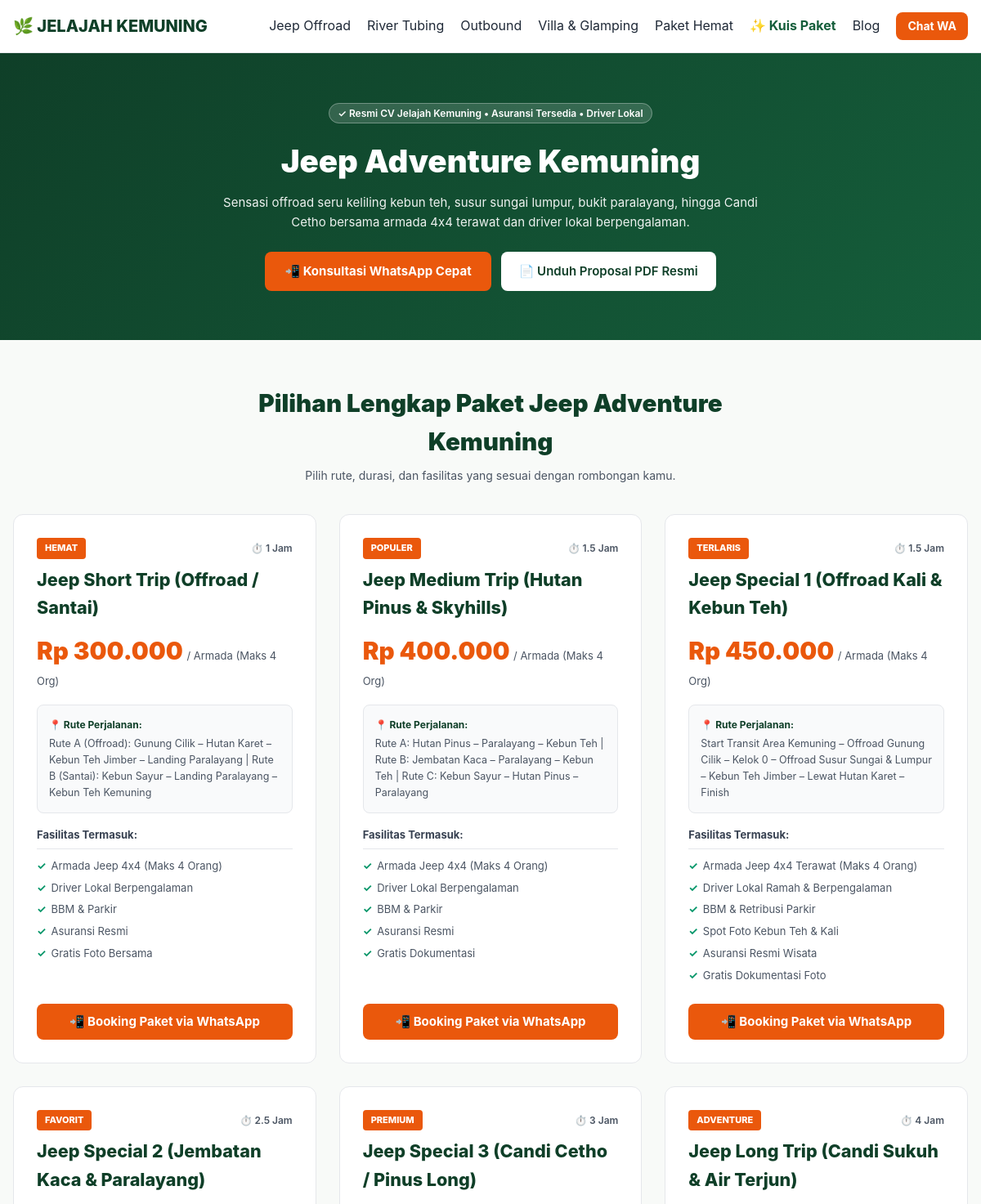
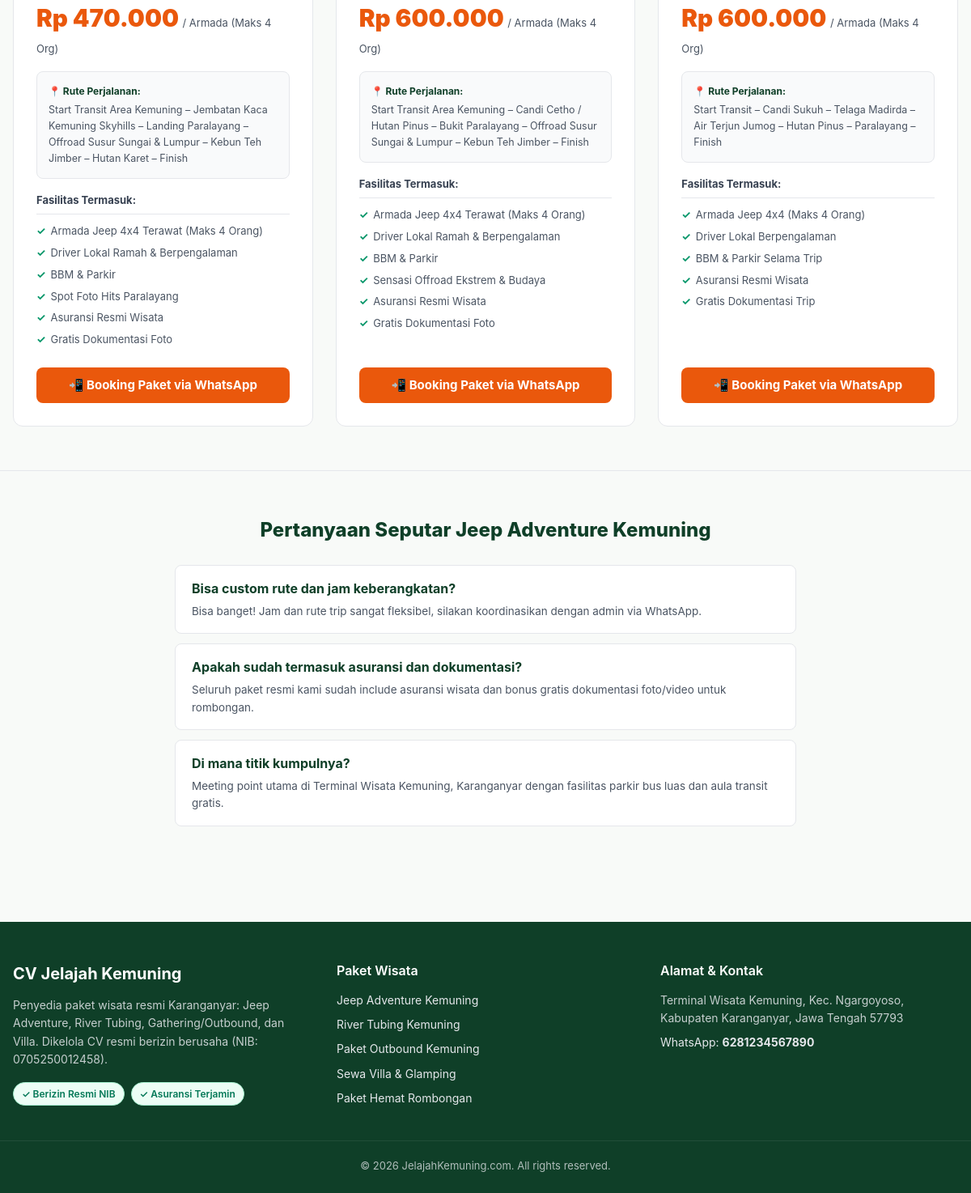
Page /jeep-adventure-kemuning/ on the committed database (2 pictures, top to bottom).
### tables this page shows
CREATE TABLE IF NOT EXISTS categories (
    id INTEGER PRIMARY KEY AUTO_INCREMENT,
    name VARCHAR(100) NOT NULL,
    slug VARCHAR(100) NOT NULL UNIQUE,
    description TEXT NULL,
    icon VARCHAR(50) DEFAULT 'fas fa-map-marked-alt',
    created_at TIMESTAMP DEFAULT CURRENT_TIMESTAMP
);

CREATE TABLE IF NOT EXISTS packages (
    id INTEGER PRIMARY KEY AUTO_INCREMENT,
    category_id INTEGER NOT NULL,
    name VARCHAR(200) NOT NULL,
    slug VARCHAR(200) NOT NULL UNIQUE,
    price INTEGER NOT NULL DEFAULT 0,
    price_strike INTEGER DEFAULT 0,
    price_type VARCHAR(50) DEFAULT 'per_orang',
    min_participants INTEGER DEFAULT 1,
    duration VARCHAR(100) NULL,
    badge VARCHAR(50) NULL,
    summary TEXT NULL,
    inclusions TEXT NULL,
    exclusions TEXT NULL,
    itinerary TEXT NULL,
    thumbnail VARCHAR(255) NULL,
    is_active INTEGER DEFAULT 1,
    sort_order INTEGER DEFAULT 0,
    created_at TIMESTAMP DEFAULT CURRENT_TIMESTAMP
);

CREATE TABLE IF NOT EXISTS settings (
    setting_key VARCHAR(100) PRIMARY KEY,
    setting_value TEXT NULL
);

### app/Controllers/PackageController.php (called while the page is built, shortened)
<?php
class PackageController {
    public function getPackageData(string $slug): array {
        $db = Database::getInstance()->getConnection();
        $stmt = $db->prepare("SELECT * FROM categories WHERE slug = :s LIMIT 1");
        $stmt->execute([':s' => $slug]);
        $category = $stmt->fetch(PDO::FETCH_ASSOC);
        $stmt = $db->prepare("SELECT * FROM packages WHERE category_id = :cid AND is_active = 1 ORDER BY sort_order ASC, price ASC");
        $stmt->execute([':cid' => $category['id']]);
        $packages = $stmt->fetchAll(PDO::FETCH_ASSOC);
        return ['category' => $category, 'packages' => $packages];
    }
    public function parseInclusions(?string $inclusions): array {
        $lines = preg_split('/\r\n|\r|\n/', trim($inclusions));
        return array_values(array_filter(array_map('trim', $lines)));
    }
    public function showBySlug(string $slug): void {
        $data = $this->getPackageData($slug);
        $category = $data['category'];
        $packages = $data['packages'];
        require __DIR__ . '/../Views/layouts/header.php';
        require __DIR__ . '/../Views/package-detail.php';
        require __DIR__ . '/../Views/layouts/footer.php';
    }
}

### app/Helpers.php (called while the page is built, shortened)
<?php
class Helpers {
    public static function formatRupiah(int $amount): string {
        return 'Rp ' . number_format($amount, 0, ',', '.');
    }
    public static function getSetting(string $key, string $default = ''): string {
        try {
            $db = Database::getInstance()->getConnection();
            $stmt = $db->prepare("SELECT setting_value FROM settings WHERE setting_key = :k LIMIT 1");
            $stmt->execute([':k' => $key]);
            $val = $stmt->fetchColumn();
            return ($val !== false && $val !== null) ? (string)$val : $default;
        } catch (\Throwable $e) {
            return $default;
        }
    }
    public static function generateWaLink(string $package = '', string $details = ''): string {
        $phone = self::getSetting('no_wa_1', defined('DEFAULT_WA') ? DEFAULT_WA : '6281234567890');
        $text = "Halo Admin Jelajah Kemuning, saya mau konsultasi";
        if (!empty($package)) {
            $text .= " mengenai *$package*";
        }
        if (!empty($details)) {
            $text .= " ($details)";
        }
        $text .= ". Mohon info ketersediaan tanggal dan rincian lengkapnya. Terima kasih!";
        return "https://wa.me/" . preg_replace('/[^0-9]/', '', $phone) . "?text=" . urlencode($text);
    }
    public static function sanitize(string $input): string {
        return htmlspecialchars(trim($input), ENT_QUOTES, 'UTF-8');
    }
}

### app/Views/package-detail.php (the view, shortened to what this page needs)
<div style="background:linear-gradient(135deg, var(--primary) 0%, var(--primary-light) 100%); color:#fff; padding:60px 0;">
    <div class="container" style="text-align:center;">
        <span class="badge-trust" style="background:rgba(255,255,255,0.15); color:#fff; border-color:rgba(255,255,255,0.3);">✓ Resmi CV Jelajah Kemuning • Asuransi Tersedia • Driver Lokal</span>
        <h1 style="font-size:2.4rem; font-weight:900; margin:16px 0 8px;"><?= Helpers::sanitize($category['name']) ?></h1>
        <p style="max-width:700px; margin:0 auto; opacity:0.92; font-size:15px; line-height:1.6;">
            <?= Helpers::sanitize($category['description'] ?? 'Penyedia paket wisata resmi Karanganyar dengan rute terbaik dan fasilitas terlengkap.') ?>
        </p>
        <div style="margin-top:24px; display:flex; justify-content:center; gap:12px; flex-wrap:wrap;">
            <a href="<?= Helpers::generateWaLink($category['name']) ?>" class="btn-accent" style="font-size:15px; padding:12px 24px;">
                📲 Konsultasi WhatsApp Cepat
            </a>
            <a href="/proposal/" class="btn-primary" style="background:#fff; color:var(--primary); font-size:15px; padding:12px 22px;">
                📄 Unduh Proposal PDF Resmi
            </a>
        </div>
    </div>
</div>
<div class="container" style="padding:54px 16px;">
    <div style="text-align:center; max-width:700px; margin:0 auto 36px;">
        <h2 style="font-size:1.85rem; font-weight:900; color:var(--primary); margin-bottom:6px;">
            Pilihan Lengkap Paket <?= Helpers::sanitize($category['name']) ?>
        </h2>
        <p style="color:var(--text-muted); font-size:14px;">Pilih rute, durasi, dan fasilitas yang sesuai dengan rombongan kamu.</p>
    </div>
    <div style="display:grid; grid-template-columns:repeat(auto-fit, minmax(320px, 1fr)); gap:28px;">
        <?php foreach ($packages as $pkg): ?>
        <div class="card-package" style="padding:28px; display:flex; flex-direction:column; justify-content:space-between;">
            <div>
                <div style="display:flex; justify-content:space-between; align-items:center; margin-bottom:8px;">
                    <?php if (!empty($pkg['badge'])): ?>
                    <span style="background:var(--accent); color:#fff; font-size:11px; font-weight:800; padding:4px 10px; border-radius:4px;">
                        <?= Helpers::sanitize($pkg['badge']) ?>
                    </span>
                    <?php else: ?>
                    <span style="background:#ECFDF5; color:#047857; font-size:11px; font-weight:700; padding:4px 8px; border-radius:4px;">
                        TERSEDIA
                    </span>
                    <?php endif; ?>
                    <?php if (!empty($pkg['duration'])): ?>
                    <span style="font-size:12px; font-weight:600; color:var(--text-muted);">⏱️ <?= Helpers::sanitize($pkg['duration']) ?></span>
                    <?php endif; ?>
                </div>
                <h3 style="font-size:1.35rem; font-weight:800; color:var(--primary); margin:8px 0;"><?= Helpers::sanitize($pkg['name']) ?></h3>
                <div style="margin:12px 0 16px;">
                    <span style="font-size:1.85rem; font-weight:900; color:var(--accent);"><?= Helpers::formatRupiah($pkg['price']) ?></span>
                    <span style="font-size:13px; color:var(--text-muted);">/ <?= $pkg['price_type'] === 'per_armada' ? 'Armada (Maks 4 Org)' : 'Orang' ?></span>
                </div>
                <?php if (!empty($pkg['itinerary'])): ?>
                <div style="background:#F9FAFB; border:1px solid #E5E7EB; border-radius:8px; padding:14px; margin-bottom:16px;">
                    <div style="font-size:12px; font-weight:700; color:var(--primary); margin-bottom:4px;">📍 Rute Perjalanan:</div>
                    <div style="font-size:12.5px; color:#4B5563; line-height:1.6;"><?= nl2br(Helpers::sanitize($pkg['itinerary'])) ?></div>
                </div>
                <?php endif; ?>
                <h4 style="font-size:13px; font-weight:700; color:#374151; margin-top:14px; border-bottom:1px solid var(--border); padding-bottom:6px;">Fasilitas Termasuk:</h4>
                <ul style="list-style:none; margin-top:10px; font-size:13px; display:flex; flex-direction:column; gap:6px; color:#4B5563;">
                    <?php
                    $incList = (new PackageController())->parseInclusions($pkg['inclusions'] ?? '');
                    if (empty($incList)): ?>
                        <li style="color:var(--text-muted);">Fasilitas lengkap standar CV Jelajah Kemuning.</li>
                    <?php else:
                        foreach ($incList as $inc): ?>
                        <li style="display:flex; align-items:flex-start; gap:6px;">
                            <span style="color:#059669; font-weight:bold;">✓</span> <span><?= Helpers::sanitize($inc) ?></span>
                        </li>
                    <?php endforeach; endif; ?>
                </ul>
            </div>
            <div style="margin-top:24px;">
                <a href="<?= Helpers::generateWaLink($pkg['name'], Helpers::formatRupiah($pkg['price'])) ?>" class="btn-accent" style="width:100%; justify-content:center; font-size:15px;">
                    📲 Booking Paket via WhatsApp
                </a>
            </div>
        </div>
        <?php endforeach; ?>
    </div>
</div>
<div style="background:#F8FAF8; border-top:1px solid var(--border); padding:54px 0;">
    <div class="container" style="max-width:800px;">
        <h3 style="text-align:center; font-size:1.5rem; font-weight:800; color:var(--primary); margin-bottom:24px;">
            Pertanyaan Seputar <?= Helpers::sanitize($category['name']) ?>
        </h3>
        <div style="display:flex; flex-direction:column; gap:12px;">
            <div style="background:#fff; border:1px solid var(--border); border-radius:8px; padding:16px 20px;">
                <div style="font-weight:700; color:var(--primary); margin-bottom:4px;">Bisa custom rute dan jam keberangkatan?</div>
                <div style="font-size:13.5px; color:var(--text-muted);">Bisa banget! Jam dan rute trip sangat fleksibel, silakan koordinasikan dengan admin via WhatsApp.</div>
            </div>
            <div style="background:#fff; border:1px solid var(--border); border-radius:8px; padding:16px 20px;">
                <div style="font-weight:700; color:var(--primary); margin-bottom:4px;">Apakah sudah termasuk asuransi dan dokumentasi?</div>
                <div style="font-size:13.5px; color:var(--text-muted);">Seluruh paket resmi kami sudah include asuransi wisata dan bonus gratis dokumentasi foto/video untuk rombongan.</div>
            </div>
            <div style="background:#fff; border:1px solid var(--border); border-radius:8px; padding:16px 20px;">
                <div style="font-weight:700; color:var(--primary); margin-bottom:4px;">Di mana titik kumpulnya?</div>
                <div style="font-size:13.5px; color:var(--text-muted);">Meeting point utama di Terminal Wisata Kemuning, Karanganyar dengan fasilitas parkir bus luas dan aula transit gratis.</div>
            </div>
        </div>
    </div>
</div>

### app/Views/layouts/footer.php (shortened to what this page needs)
<footer style="background:#0F3F28; color:#E5E7EB; padding:48px 0 24px; margin-top:64px;">
    <div class="container" style="display:grid; grid-template-columns:repeat(auto-fit, minmax(250px, 1fr)); gap:32px;">
        <div>
            <h3 style="color:#fff; font-size:1.25rem; font-weight:700; margin-bottom:12px;">CV Jelajah Kemuning</h3>
            <p style="font-size:14px; opacity:0.85; line-height:1.6;">Penyedia paket wisata resmi Karanganyar: Jeep Adventure, River Tubing, Gathering/Outbound, dan Villa. Dikelola CV resmi berizin berusaha (NIB: <?= Helpers::getSetting('nib', defined('CV_NIB') ? CV_NIB : '0705250012458') ?>).</p>
            <div style="margin-top:16px; display:flex; gap:8px; flex-wrap:wrap;">
                <span class="badge-trust">✓ Berizin Resmi NIB</span>
                <span class="badge-trust">✓ Asuransi Terjamin</span>
            </div>
        </div>
        <div>
            <h4 style="color:#fff; font-size:1rem; font-weight:600; margin-bottom:12px;">Paket Wisata</h4>
            <ul style="list-style:none; font-size:14px; display:flex; flex-direction:column; gap:8px;">
                <li><a href="/jeep-adventure-kemuning/">Jeep Adventure Kemuning</a></li>
                <li><a href="/river-tubing-kemuning/">River Tubing Kemuning</a></li>
                <li><a href="/paket-outbound-kemuning/">Paket Outbound Kemuning</a></li>
                <li><a href="/villa-glamping-kemuning/">Sewa Villa & Glamping</a></li>
                <li><a href="/paket-hemat-jeep-kemuning/">Paket Hemat Rombongan</a></li>
            </ul>
        </div>
        <div>
            <h4 style="color:#fff; font-size:1rem; font-weight:600; margin-bottom:12px;">Alamat & Kontak</h4>
            <p style="font-size:14px; opacity:0.85;">Terminal Wisata Kemuning, Kec. Ngargoyoso, Kabupaten Karanganyar, Jawa Tengah 57793</p>
            <p style="font-size:14px; margin-top:8px;">WhatsApp: <strong><?= Helpers::getSetting('no_wa_1', defined('DEFAULT_WA') ? DEFAULT_WA : '081234567890') ?></strong></p>
        </div>
    </div>
    <div class="container" style="margin-top:40px; padding-top:20px; border-top:1px solid rgba(255,255,255,0.1); text-align:center; font-size:13px; opacity:0.75;">
        &copy; <?= date('Y') ?> JelajahKemuning.com. All rights reserved.
    </div>
</footer>
</body>
</html>

### rows in the picture
categories: name "Jeep Adventure Kemuning", description "Sensasi offroad seru keliling kebun teh, susur sungai lumpur, bukit paralayang, hingga Candi Cetho bersama armada 4x4 terawat dan driver lokal berpengalaman."
packages: badge "HEMAT", duration "1 Jam", name "Jeep Short Trip (Offroad / Santai)", price "Rp 300.000", price_type "Armada (Maks 4 Org)", itinerary "Rute A (Offroad): Gunung Cilik – Hutan Karet – Kebun Teh Jimber – Landing Paralayang | Rute B (Santai): Kebun Sayur – Landing Paralayang – Kebun Teh Kemuning", inclusions "Armada Jeep 4x4 (Maks 4 Orang)", inclusions "Driver Lokal Berpengalaman", inclusions "BBM & Parkir", inclusions "Asuransi Resmi", inclusions "Gratis Foto Bersama"
packages: badge "POPULER", duration "1.5 Jam", name "Jeep Medium Trip (Hutan Pinus & Skyhills)", price "Rp 400.000", price_type "Armada (Maks 4 Org)", itinerary "Rute A: Hutan Pinus – Paralayang – Kebun Teh | Rute B: Jembatan Kaca – Paralayang – Kebun Teh | Rute C: Kebun Sayur – Hutan Pinus – Paralayang", inclusions "Armada Jeep 4x4 (Maks 4 Orang)", inclusions "Driver Lokal Berpengalaman", inclusions "BBM & Parkir", inclusions "Asuransi Resmi", inclusions "Gratis Dokumentasi"
packages: badge "TERLARIS", duration "1.5 Jam", name "Jeep Special 1 (Offroad Kali & Kebun Teh)", price "Rp 450.000", price_type "Armada (Maks 4 Org)", itinerary "Start Transit Area Kemuning – Offroad Gunung Cilik – Kelok 0 – Offroad Susur Sungai & Lumpur – Kebun Teh Jimber – Lewat Hutan Karet – Finish", inclusions "Armada Jeep 4x4 Terawat (Maks 4 Orang)", inclusions "Driver Lokal Ramah & Berpengalaman", inclusions "BBM & Retribusi Parkir", inclusions "Spot Foto Kebun Teh & Kali", inclusions "Asuransi Resmi Wisata", inclusions "Gratis Dokumentasi Foto"
packages: badge "FAVORIT", duration "2.5 Jam", name "Jeep Special 2 (Jembatan Kaca & Paralayang)", price "Rp 470.000", price_type "Armada (Maks 4 Org)", itinerary "Start Transit Area Kemuning – Jembatan Kaca Kemuning Skyhills – Landing Paralayang – Offroad Susur Sungai & Lumpur – Kebun Teh Jimber – Hutan Karet – Finish", inclusions "Armada Jeep 4x4 Terawat (Maks 4 Orang)", inclusions "Driver Lokal Ramah & Berpengalaman", inclusions "BBM & Parkir", inclusions "Spot Foto Hits Paralayang", inclusions "Asuransi Resmi Wisata", inclusions "Gratis Dokumentasi Foto"
packages: badge "PREMIUM", duration "3 Jam", name "Jeep Special 3 (Candi Cetho / Pinus Long)", price "Rp 600.000", price_type "Armada (Maks 4 Org)", itinerary "Start Transit Area Kemuning – Candi Cetho / Hutan Pinus – Bukit Paralayang – Offroad Susur Sungai & Lumpur – Kebun Teh Jimber – Finish", inclusions "Armada Jeep 4x4 Terawat (Maks 4 Orang)", inclusions "Driver Lokal Ramah & Berpengalaman", inclusions "BBM & Parkir", inclusions "Sensasi Offroad Ekstrem & Budaya", inclusions "Asuransi Resmi Wisata", inclusions "Gratis Dokumentasi Foto"
packages: badge "ADVENTURE", duration "4 Jam", name "Jeep Long Trip (Candi Sukuh & Air Terjun)", price "Rp 600.000", price_type "Armada (Maks 4 Org)", itinerary "Start Transit – Candi Sukuh – Telaga Madirda – Air Terjun Jumog – Hutan Pinus – Paralayang – Finish", inclusions "Armada Jeep 4x4 (Maks 4 Orang)", inclusions "Driver Lokal Berpengalaman", inclusions "BBM & Parkir Selama Trip", inclusions "Asuransi Resmi Wisata", inclusions "Gratis Dokumentasi Trip"
settings: setting_value "0705250012458"
settings: setting_value "6281234567890"
